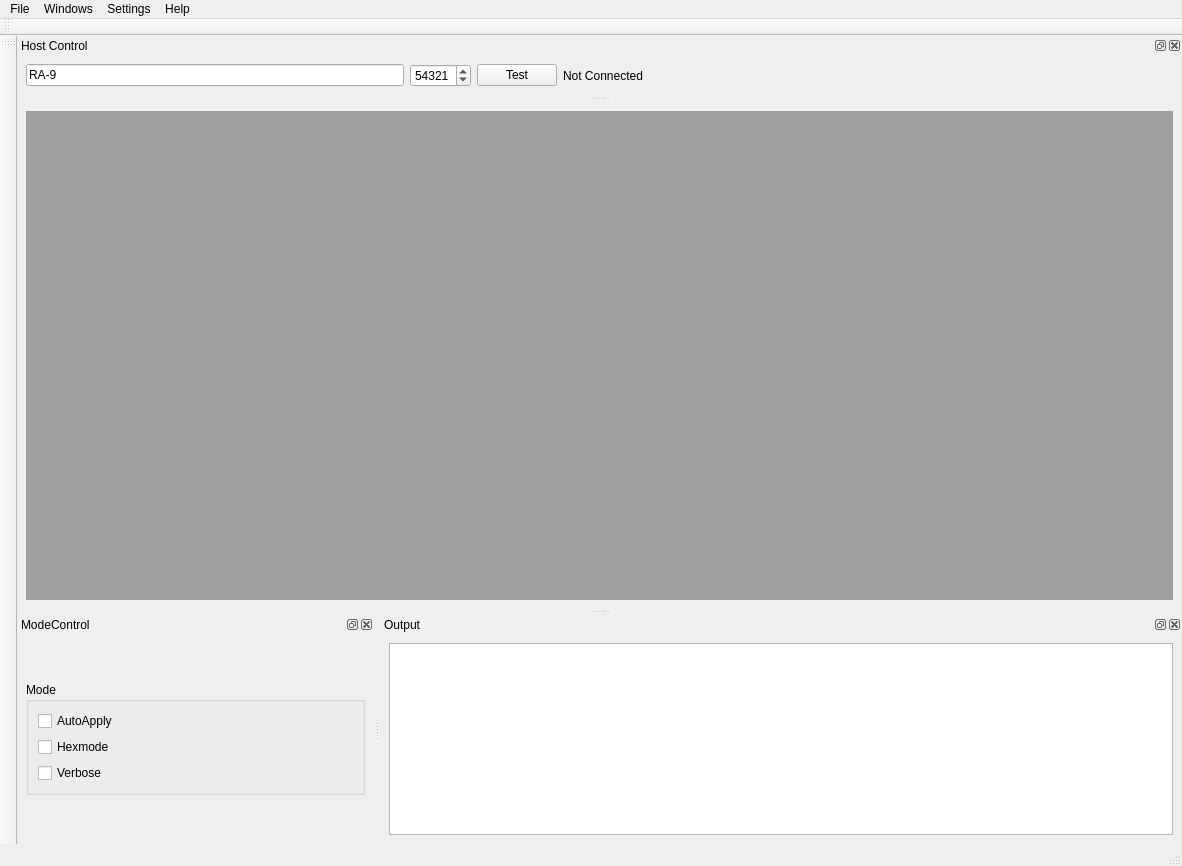
<?xml version="1.0" encoding="UTF-8"?>
<ui version="4.0">
 <class>MuppetMainWindow</class>
 <widget class="QMainWindow" name="MuppetMainWindow">
  <property name="geometry">
   <rect>
    <x>0</x>
    <y>0</y>
    <width>1182</width>
    <height>866</height>
   </rect>
  </property>
  <property name="windowTitle">
   <string>MuppetMainWindow</string>
  </property>
  <property name="windowIcon">
   <iconset resource="../muppeticons.qrc">
    <normaloff>:/icons/dllicon.png</normaloff>:/icons/dllicon.png</iconset>
  </property>
  <widget class="QWidget" name="centralwidget">
   <layout class="QGridLayout" name="gridLayout_2">
    <item row="0" column="0">
     <widget class="QMdiArea" name="mdiArea">
      <property name="verticalScrollBarPolicy">
       <enum>Qt::ScrollBarAsNeeded</enum>
      </property>
      <property name="horizontalScrollBarPolicy">
       <enum>Qt::ScrollBarAsNeeded</enum>
      </property>
     </widget>
    </item>
   </layout>
  </widget>
  <widget class="QMenuBar" name="menubar">
   <property name="geometry">
    <rect>
     <x>0</x>
     <y>0</y>
     <width>1182</width>
     <height>20</height>
    </rect>
   </property>
   <widget class="QMenu" name="menuFile">
    <property name="title">
     <string>File</string>
    </property>
    <addaction name="actionConfigure"/>
    <addaction name="actionSave"/>
    <addaction name="separator"/>
    <addaction name="actionExit"/>
   </widget>
   <widget class="QMenu" name="menuHelp">
    <property name="title">
     <string>Help</string>
    </property>
    <addaction name="actionAbout"/>
   </widget>
   <widget class="QMenu" name="menuWindows">
    <property name="title">
     <string>Windows</string>
    </property>
    <addaction name="actionCascade"/>
    <addaction name="actionTile"/>
   </widget>
   <widget class="QMenu" name="menuSettings">
    <property name="title">
     <string>Settings</string>
    </property>
    <addaction name="actionSaveSettings"/>
   </widget>
   <addaction name="menuFile"/>
   <addaction name="menuWindows"/>
   <addaction name="menuSettings"/>
   <addaction name="menuHelp"/>
  </widget>
  <widget class="QStatusBar" name="statusbar"/>
  <widget class="QToolBar" name="ControlToolBar">
   <property name="windowTitle">
    <string>MainControlBar</string>
   </property>
   <property name="toolButtonStyle">
    <enum>Qt::ToolButtonIconOnly</enum>
   </property>
   <attribute name="toolBarArea">
    <enum>TopToolBarArea</enum>
   </attribute>
   <attribute name="toolBarBreak">
    <bool>false</bool>
   </attribute>
  </widget>
  <widget class="QDockWidget" name="HostDockWidget">
   <property name="windowTitle">
    <string>Host Control</string>
   </property>
   <attribute name="dockWidgetArea">
    <number>4</number>
   </attribute>
   <widget class="QWidget" name="dockWidgetContents">
    <layout class="QHBoxLayout" name="horizontalLayout_2">
     <item>
      <layout class="QHBoxLayout" name="horizontalLayout">
       <item>
        <widget class="QLineEdit" name="HostnameLineEdit">
         <property name="toolTip">
          <string>NHostname of RASPI with DABC command server</string>
         </property>
         <property name="text">
          <string>RA-9</string>
         </property>
        </widget>
       </item>
       <item>
        <widget class="QSpinBox" name="PortSpinBox">
         <property name="toolTip">
          <string>TCP port of DABC  command server</string>
         </property>
         <property name="maximum">
          <number>99999</number>
         </property>
         <property name="value">
          <number>54321</number>
         </property>
        </widget>
       </item>
       <item>
        <widget class="QPushButton" name="TestButton">
         <property name="toolTip">
          <string>Test connection to DABC command server</string>
         </property>
         <property name="text">
          <string>Test</string>
         </property>
         <property name="checked">
          <bool>false</bool>
         </property>
         <property name="autoDefault">
          <bool>false</bool>
         </property>
         <property name="flat">
          <bool>false</bool>
         </property>
        </widget>
       </item>
      </layout>
     </item>
     <item>
      <widget class="QLabel" name="Connectlabel">
       <property name="text">
        <string>Not Connected</string>
       </property>
      </widget>
     </item>
     <item>
      <spacer name="horizontalSpacer">
       <property name="orientation">
        <enum>Qt::Horizontal</enum>
       </property>
       <property name="sizeHint" stdset="0">
        <size>
         <width>463</width>
         <height>20</height>
        </size>
       </property>
      </spacer>
     </item>
    </layout>
   </widget>
  </widget>
  <widget class="QDockWidget" name="ModeDockWidget">
   <property name="features">
    <set>QDockWidget::AllDockWidgetFeatures</set>
   </property>
   <property name="windowTitle">
    <string>ModeControl</string>
   </property>
   <attribute name="dockWidgetArea">
    <number>8</number>
   </attribute>
   <widget class="QWidget" name="dockWidgetContents_3">
    <layout class="QGridLayout" name="gridLayout">
     <item row="0" column="0">
      <widget class="QGroupBox" name="ModesgroupBox">
       <property name="sizePolicy">
        <sizepolicy hsizetype="Preferred" vsizetype="Fixed">
         <horstretch>0</horstretch>
         <verstretch>0</verstretch>
        </sizepolicy>
       </property>
       <property name="title">
        <string>Mode</string>
       </property>
       <layout class="QVBoxLayout" name="verticalLayout_9">
        <item>
         <widget class="QCheckBox" name="checkBox_AA">
          <property name="toolTip">
           <string>&lt;html&gt;&lt;head/&gt;&lt;body&gt;&lt;p&gt;If checked values will be applyed directly when GUI elements are changed &lt;/p&gt;&lt;/body&gt;&lt;/html&gt;</string>
          </property>
          <property name="text">
           <string>AutoApply</string>
          </property>
         </widget>
        </item>
        <item>
         <widget class="QCheckBox" name="HexBox">
          <property name="toolTip">
           <string>&lt;html&gt;&lt;head/&gt;&lt;body&gt;&lt;p&gt;Check for hexadecimal numbers mode&lt;/p&gt;&lt;/body&gt;&lt;/html&gt;</string>
          </property>
          <property name="text">
           <string>Hexmode</string>
          </property>
         </widget>
        </item>
        <item>
         <widget class="QCheckBox" name="DebugBox">
          <property name="toolTip">
           <string>&lt;html&gt;&lt;head/&gt;&lt;body&gt;&lt;p&gt;Check for verbose debug mode of gosipcmd&lt;/p&gt;&lt;/body&gt;&lt;/html&gt;</string>
          </property>
          <property name="text">
           <string>Verbose</string>
          </property>
         </widget>
        </item>
       </layout>
      </widget>
     </item>
    </layout>
   </widget>
  </widget>
  <widget class="QDockWidget" name="LogDockWidget">
   <property name="floating">
    <bool>false</bool>
   </property>
   <property name="windowTitle">
    <string>Output</string>
   </property>
   <attribute name="dockWidgetArea">
    <number>8</number>
   </attribute>
   <widget class="QWidget" name="dockWidgetContents_4">
    <layout class="QGridLayout" name="gridLayout_4">
     <item row="0" column="0">
      <widget class="QPlainTextEdit" name="TextOutput">
       <property name="font">
        <font>
         <family>Andale Mono</family>
        </font>
       </property>
       <property name="undoRedoEnabled">
        <bool>false</bool>
       </property>
       <property name="readOnly">
        <bool>true</bool>
       </property>
      </widget>
     </item>
    </layout>
   </widget>
  </widget>
  <widget class="QToolBar" name="SFPToolBar">
   <property name="windowTitle">
    <string>SFP Controls</string>
   </property>
   <property name="layoutDirection">
    <enum>Qt::LeftToRight</enum>
   </property>
   <property name="allowedAreas">
    <set>Qt::LeftToolBarArea|Qt::RightToolBarArea</set>
   </property>
   <attribute name="toolBarArea">
    <enum>LeftToolBarArea</enum>
   </attribute>
   <attribute name="toolBarBreak">
    <bool>false</bool>
   </attribute>
  </widget>
  <action name="actionConfigure">
   <property name="icon">
    <iconset resource="../muppeticons.qrc">
     <normaloff>:/icons/open.png</normaloff>:/icons/open.png</iconset>
   </property>
   <property name="text">
    <string>Configure</string>
   </property>
   <property name="shortcut">
    <string>F3</string>
   </property>
  </action>
  <action name="actionSave">
   <property name="icon">
    <iconset resource="../muppeticons.qrc">
     <normaloff>:/icons/filesave.png</normaloff>:/icons/filesave.png</iconset>
   </property>
   <property name="text">
    <string>Save</string>
   </property>
   <property name="shortcut">
    <string>F4</string>
   </property>
  </action>
  <action name="actionExit">
   <property name="icon">
    <iconset resource="../muppeticons.qrc">
     <normaloff>:/icons/exit.png</normaloff>:/icons/exit.png</iconset>
   </property>
   <property name="text">
    <string>Exit</string>
   </property>
   <property name="shortcut">
    <string>F10</string>
   </property>
  </action>
  <action name="actionAbout">
   <property name="icon">
    <iconset resource="../muppeticons.qrc">
     <normaloff>:/icons/mbslogo.png</normaloff>:/icons/mbslogo.png</iconset>
   </property>
   <property name="text">
    <string>About</string>
   </property>
   <property name="shortcut">
    <string>F1</string>
   </property>
  </action>
  <action name="actionCascade">
   <property name="text">
    <string> Designer Cascade</string>
   </property>
  </action>
  <action name="actionTile">
   <property name="text">
    <string>Tile</string>
   </property>
  </action>
  <action name="actionSaveSettings">
   <property name="text">
    <string>SaveSettings</string>
   </property>
   <property name="shortcut">
    <string>F2</string>
   </property>
  </action>
 </widget>
 <resources>
  <include location="../muppeticons.qrc"/>
 </resources>
 <connections/>
</ui>
